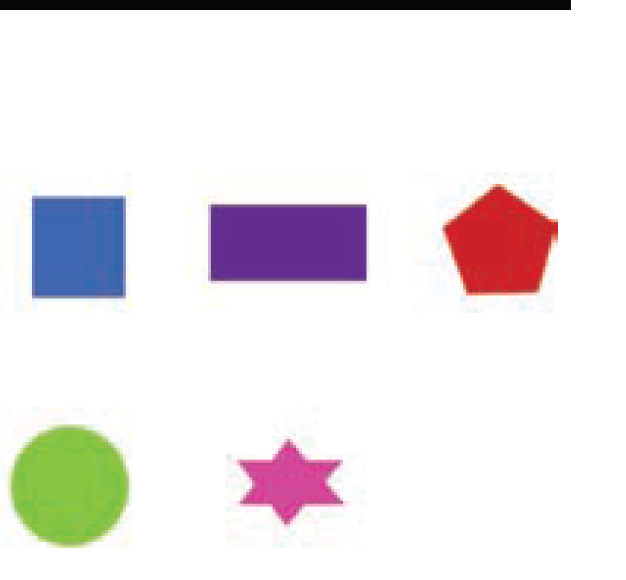
#> input picture image/shapes.png, 626 x 580 px, found by its file name
$ jupyter execute Quiz_2.ipynb   (shell and % lines are left out)
#> lines starting #> are read from the running program, lines starting #| are printed output that depends on the picture; after the words box and inside, x2 and y2 are one past the last pixel; in counts of white or black regions, pixels touching at a corner belong together
<a href="https://colab.research.google.com/github/nguyenvudev20/mse22.imageprocessing/blob/main/Quiz_2.ipynb" target="_parent"></a>

#Digital Image and Video Processing - Quiz 02
#### Nguyễn Văn Vũ

1. Convert the objects’ color as follows: the square to red, the rectangle to
green, the pentagon to blue, the circle to magenta and the star to cyan.
2.
- (a) Convert the original image to binary and display the result.
- (b) Use erosion and/or dilation to draw the edge of the objects. You can
choose any structuring element to apply.
- (c) Generate a structuring element as below. Could we count the number
of coins using this structuring element?

[cell 1]
import cv2
import numpy as np
from matplotlib import pyplot as plt
import urllib.request
from skimage.util import random_noise
from skimage import io, color
from skimage.filters import threshold_otsu
from skimage.measure import label, regionprops
from skimage import io, color, morphology
fz=10
path_folder="nguyenvu/image/"

[cell 2]
#@title Load Image
# Load image
img = cv2.imread(path_folder+'shapes.png')
#> img is the input picture: shape (580, 626, 3); mean B, G, R 232.3, 230.4, 235.2
img[:10]=255
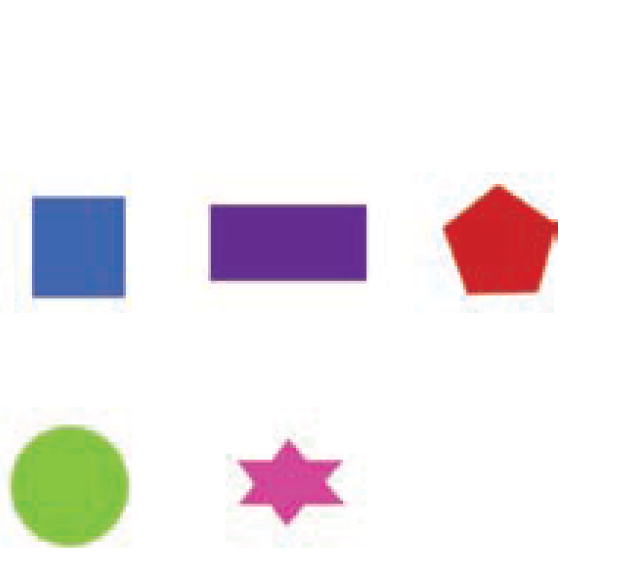
#> img: shape (580, 626, 3); 1.57% of pixels changed, all inside (x1, y1, x2, y2) = (0, 0, 571, 10)
# Convert to grayscale
gray = cv2.cvtColor(img, cv2.COLOR_BGR2GRAY)
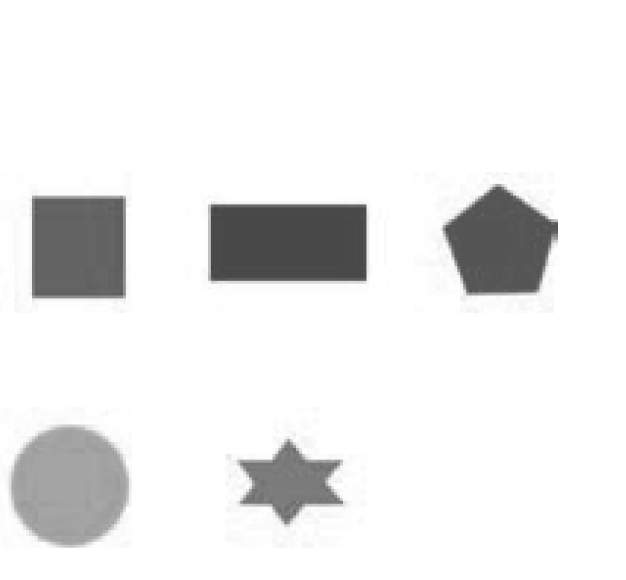
#> gray: shape (580, 626); min 68, max 255, mean 235.9
plt.figure(figsize=(15, 10))
plt.subplot(1, 2, 1), plt.imshow(cv2.cvtColor(img, cv2.COLOR_BGR2RGB)), plt.title('Original Image')
plt.subplot(1, 2, 2), plt.imshow(gray, cmap='gray'), plt.title('Gray Image')
plt.show()
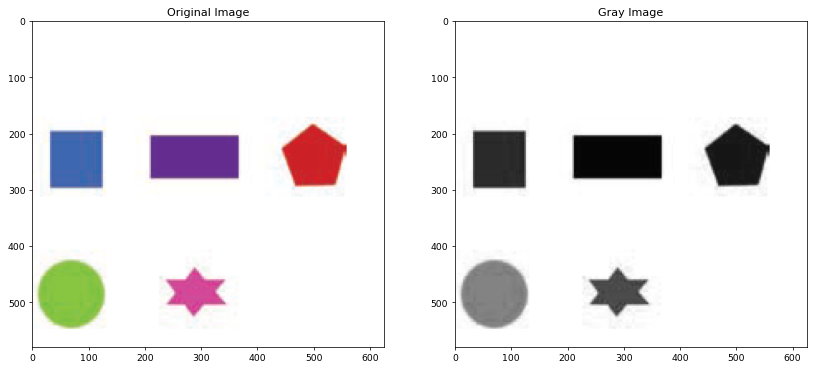
#> figure drawn by matplotlib, 2 panels

[cell 3]
#@title  1.Convert the objects’ color as follows: the square to red, the rectangle to green, the pentagon to blue, the circle to magenta and the star to cyan.

# binarize image
level = threshold_otsu(gray)
#> level = 182
bwImg = 1 - (gray > level)
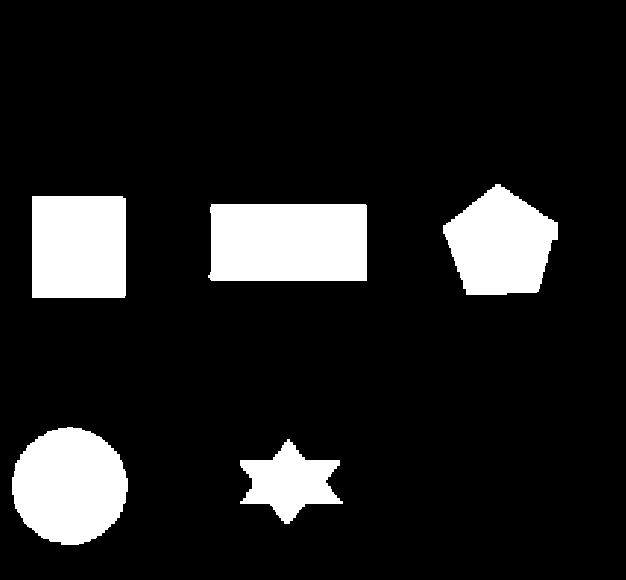
#> bwImg: shape (580, 626) int64; values 0 (black) and 1 (white), 12.6% white; 5 white regions, box (x1, y1, x2, y2) and area: (208, 204, 367, 281) 12031, (12, 427, 128, 545) 10553, (32, 196, 126, 298) 9580, (443, 184, 558, 295) 8884, (240, 439, 343, 524) 4653

# convert colors
L = label(bwImg, connectivity=1)
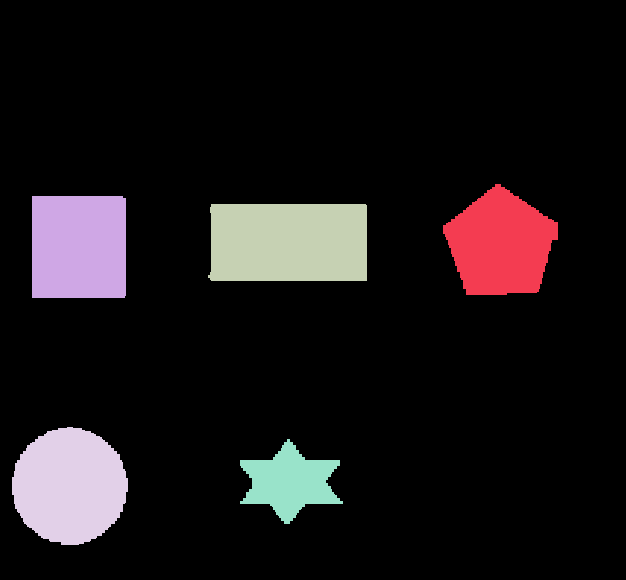
#> L: shape (580, 626) int64; 6 distinct labels, from 0 to 5; one colour per label, 0 black
cmap = np.array([
                 [0, 0, 255], #blue
                 [255, 0, 0], #red
                 [0, 255, 0], #green
                 [255, 0, 255], #pink
                 [0, 255, 255] #cyan
                 ]) / 255
# [magenta red green cyan blue]
rgblabel = color.label2rgb(L, colors=cmap, bg_label=0)
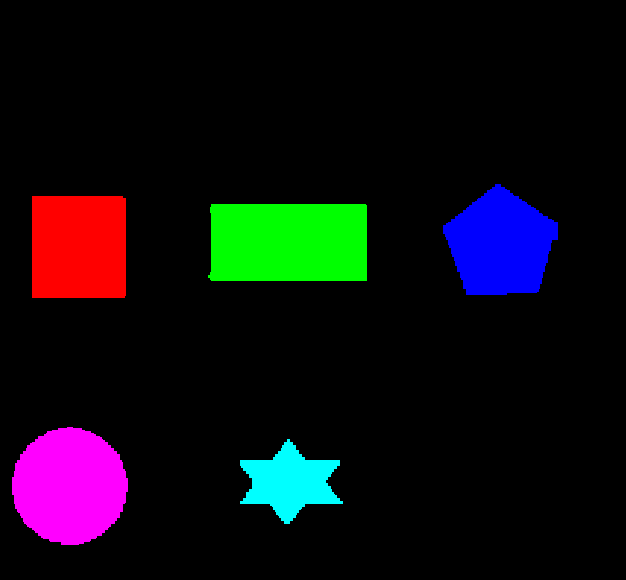
#> rgblabel: shape (580, 626, 3) float64; mean R, G, B 0.0555, 0.046, 0.0663

# plot results
plt.figure(figsize=(10, 6))
plt.subplot(1, 2, 1), plt.imshow(cv2.cvtColor(img, cv2.COLOR_BGR2RGB)), plt.title('Original Image')
plt.subplot(1, 2, 2), plt.imshow(rgblabel), plt.title('Converted Image')
plt.show()
plt.show()

[cell 4]
#@title  2.(a) Convert the original image to binary and display the result.
plt.figure(figsize=(10, 6))
plt.subplot(1, 2, 1), plt.imshow(cv2.cvtColor(img, cv2.COLOR_BGR2RGB)), plt.title('Original Image')
plt.subplot(1, 2, 2), plt.imshow(bwImg, cmap='gray'), plt.title('Binarized Image')
plt.show()
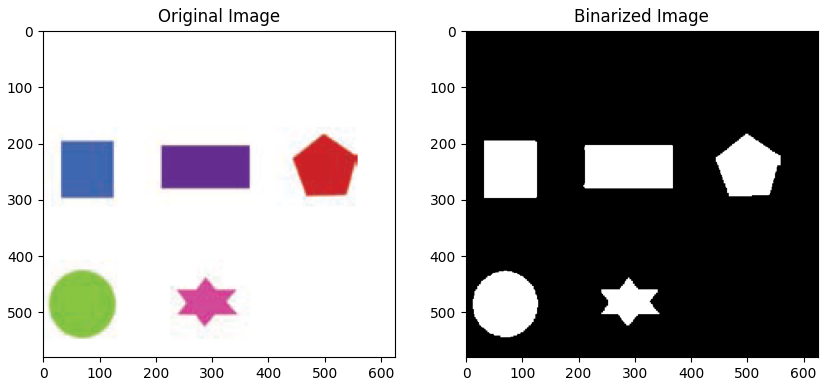
#> figure drawn by matplotlib, 2 panels

[cell 5]
#@title  2.(b) Use erosion and/or dilation to draw the edge of the objects. You can choose any structuring element to apply.

# erode and dilate image to get the edges
selem = morphology.disk(5)
eroded = morphology.erosion(bwImg, selem)
#> eroded: shape (580, 626) int64; values 0 (black) and 1 (white), 10% white; 5 white regions, box (x1, y1, x2, y2) and area: (214, 209, 362, 276) 9791, (17, 432, 123, 540) 8713, (37, 201, 121, 293) 7727, (448, 191, 553, 290) 7098, (247, 446, 332, 517) 2999
dilated = morphology.dilation(bwImg, selem)
#> dilated: shape (580, 626) int64; values 0 (black) and 1 (white), 15.4% white; 5 white regions, box (x1, y1, x2, y2) and area: (203, 199, 372, 286) 14429, (7, 422, 133, 550) 12541, (27, 191, 131, 303) 11590, (438, 179, 563, 300) 10828, (235, 434, 348, 529) 6517
edges = dilated - eroded
#> edges: shape (580, 626) int64; values 0 (black) and 1 (white), 5.4% white; 5 white regions, box (x1, y1, x2, y2) and area: (203, 199, 372, 286) 4638, (27, 191, 131, 303) 3863, (7, 422, 133, 550) 3828, (438, 179, 563, 300) 3730, (235, 434, 348, 529) 3518


# plot results
fig, ax = plt.subplots(1, 5, figsize=(20, 10))
ax[0].imshow(img)
ax[0].set_title('Original Image')
ax[1].imshow(bwImg, cmap='gray')
ax[1].set_title('Binarized Image')
ax[2].imshow(eroded, cmap='gray')
ax[2].set_title('Erosion')
ax[3].imshow(dilated, cmap='gray')
ax[3].set_title('Dilation')
ax[4].imshow(edges, cmap='gray')
ax[4].set_title('Edges')
plt.show()
#> figure, not shown here; B, G, R data is drawn as R, G, B

[cell 6]
#@title  2.(c) Generate a structuring element as below. Could we count the number of coins using this structuring element?

# erode and dilate image to get the edges
selem = np.array([[0, 1, 1, 0],
                  [1, 0, 0, 1],
                  [1, 0, 0, 1],
                  [0, 1, 1, 0]], dtype=bool)

eroded = morphology.erosion(bwImg, selem)
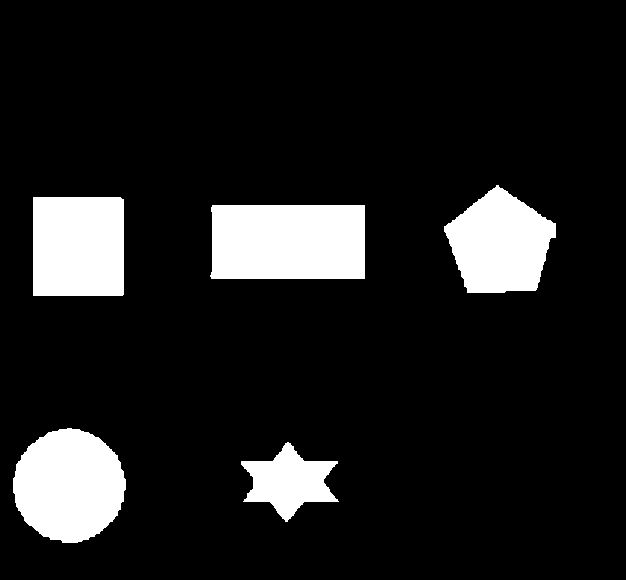
#> eroded: shape (580, 626) int64; values 0 (black) and 1 (white), 11.7% white; 5 white regions, box (x1, y1, x2, y2) and area: (210, 205, 365, 279) 11336, (13, 428, 126, 543) 9933, (33, 197, 124, 296) 9003, (444, 185, 556, 293) 8280, (241, 442, 339, 522) 4073
dilated = morphology.dilation(bwImg, selem)
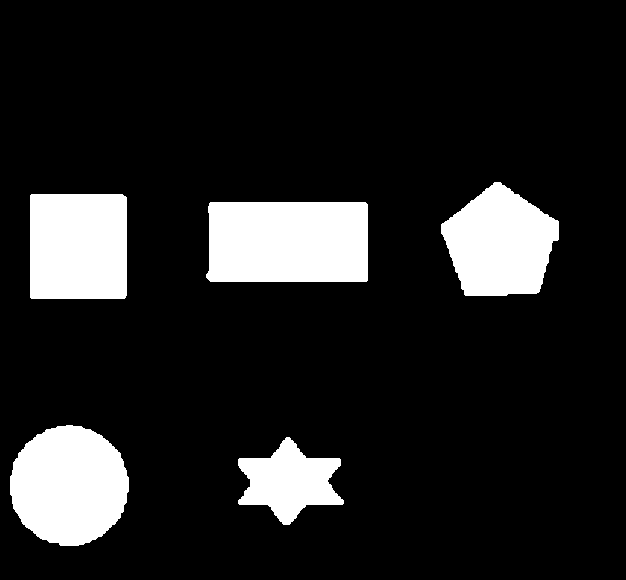
#> dilated: shape (580, 626) int64; values 0 (black) and 1 (white), 13.5% white; 5 white regions, box (x1, y1, x2, y2) and area: (206, 202, 368, 282) 12740, (10, 425, 129, 546) 11187, (30, 194, 127, 299) 10171, (441, 182, 559, 296) 9502, (238, 437, 344, 525) 5247
edges = dilated - eroded
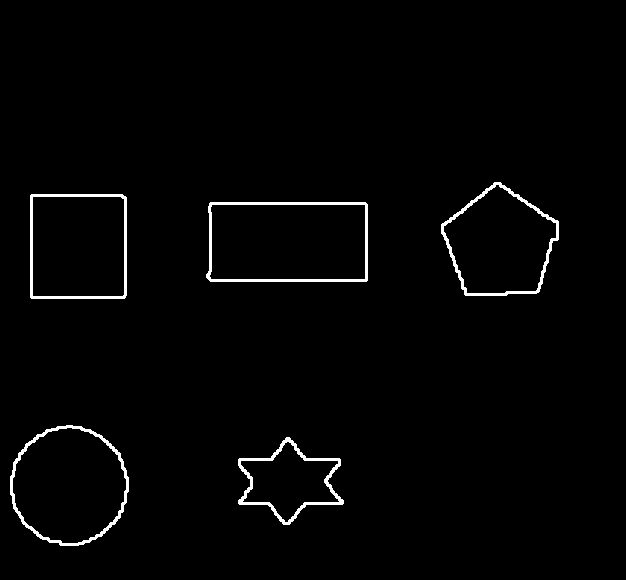
#> edges: shape (580, 626) int64; values 0 (black) and 1 (white), 1.7% white; 5 white regions, box (x1, y1, x2, y2) and area: (206, 202, 368, 282) 1404, (10, 425, 129, 546) 1254, (441, 182, 559, 296) 1222, (238, 437, 344, 525) 1174, (30, 194, 127, 299) 1168


# plot results
fig, ax = plt.subplots(1, 5, figsize=(20, 10))
ax[0].imshow(img)
ax[0].set_title('Original Image')
ax[1].imshow(bwImg, cmap='gray')
ax[1].set_title('Binarized Image')
ax[2].imshow(eroded, cmap='gray')
ax[2].set_title('Erosion')
ax[3].imshow(dilated, cmap='gray')
ax[3].set_title('Dilation')
ax[4].imshow(edges, cmap='gray')
ax[4].set_title('Edges')
plt.show()
#> figure, not shown here; B, G, R data is drawn as R, G, B
